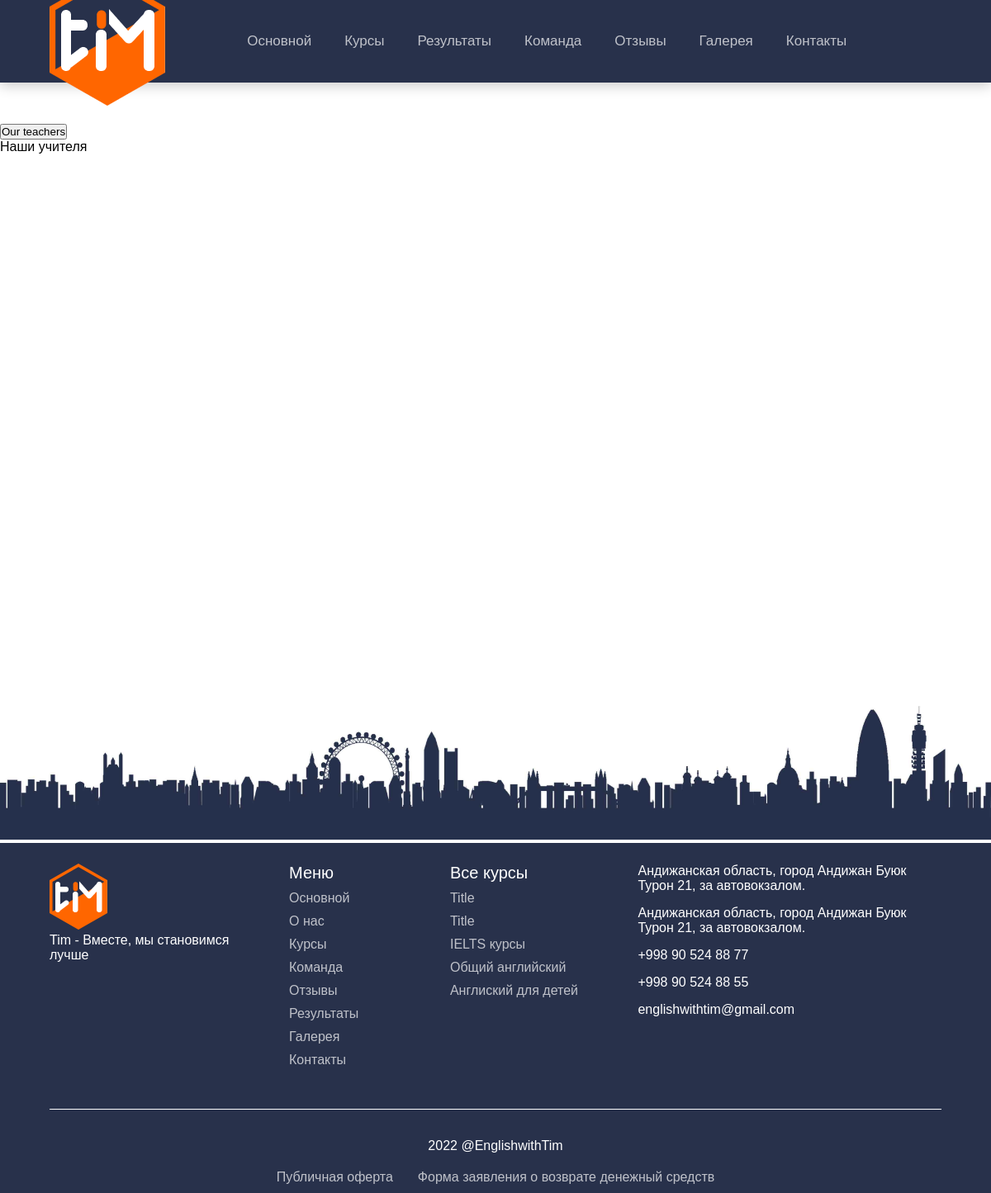
Screenshot of /teachers/ with the database file from the repository.
### main/models.py (models this page shows, shortened)
class Course(models.Model):
    course_name = models.CharField('Course name', max_length=255)
    about = models.TextField('About')
    course_details = models.TextField('Details', default="0")
    duration = models.CharField('Course Duration', default="1", max_length=255)
    courseType = models.CharField('CourseType', default="0", max_length=255)
    image = models.ImageField('Choose image main (format: jpg, jpeg, png)', upload_to='img/%y/%m/%d/')
    class Meta:
        ordering = ['-id']

class Settings(models.Model):
    address1 = models.CharField(max_length=255)
    address2 = models.CharField(max_length=255)
    phone1 = models.CharField(max_length=255)
    phone2 = models.CharField(max_length=255)
    email = models.CharField(max_length=255)
    tiktok = models.CharField('@Tiktok', max_length=255)
    instagram = models.CharField('@Instagram', max_length=255)
    telegram = models.CharField('@Telegram', max_length=255)

### main/views.py (the view)
# urls.py: path('teachers/', views.teachers, name='teachers'),
def teachers(req):
    teacher = Teacher.objects.all()
    context = {
        'teachers': teacher
    }
    return render(req, 'core/teachers.html', context)

### main/context_pro.py (called while the page is built)
def view_all(request):
    context = {
        "setting":Settings.objects.first(),
        "courses":Course.objects.all()
    }
    return context

### main/templates/core/teachers.html (shortened to what this page needs)
{% extends "core/home_wrapper.html" %} {% block content %}
<section id="teachers" class="dark">
  <div .container display="block">
    <button .btn.sm background="#28314B" color="#fff">
      <span>Our <span .marked>teachers</span></span>
    </button>
    <div .title>
      <span>Наши учителя</span>
    </div>
  </div>
</section>
{% endblock %}

### main/templates/core/home_wrapper.html (shortened to what this page needs)
{% load static %}
<!DOCTYPE html>
<html lang="en">
<head>
  <link rel="stylesheet" href="{% static  'assets/fonts/fontawesome/css/all.min.css' %}" />
  <link rel="stylesheet" href="{% static 'assets/css/splide.min.css' %}" />
  <link rel="stylesheet" href="{% static 'assets/css/style.css' %}" />
</head>
<body class="page">
  <header >
    <div class="nav container">
      <div class="img logo" marginTop="5px">
        <a href="/">
          <img src="{% static 'assets/media/logo/logo-light.png' %}" alt="English with Tim" width="70px" />
        </a>
      </div>
      <ul class="nav-links">
        <li><a href="/">Основной</a></li>
        <li><a href="/#courses">Курсы</a></li>
        <li><a href="/#results">Результаты</a></li>
        <li><a href="/#teachers">Команда</a></li>
        <li><a href="/#about-us">Отзывы</a></li>
        <li><a href="/#gallery">Галерея</a></li>
        <li><a href="/#contact">Контакты</a></li>
      </ul>
      <div class="burger" display="none">
        <span class="fas fa-bars" style="color: #fff;"></span>
      </div>
    </div>
  </header>
  {% block content %} {% endblock %}
  <footer marginTop="100px">
    <div class="footer-img" transform="translateY(11px)">
      <img src="{% static 'assets/media/images/footer.jpg' %}" width="100%" />
    </div>
    <section id="footer" paddingBottom="40px">
      <div class="container" style="border-bottom: 1px solid #fff; padding-bottom: 50px">
        <div class="row" style="display: flex; justify-content: space-between" display="flex"
          justifyContent="space-between">
          <div class="col" style="width: 250px" width="250px">
            <div class="logo img">
              <img src="{% static 'assets/media/logo/logo-light.png' %}" style="width: 70px" width="70px" alt="" />
            </div>
            <p fontSize="18px">
              Tim - Вместе, мы становимся лучше
            </p>
          </div>
          <div class="col" style="
                width: 350px;
                display: flex;
                justify-content: space-between;
              " width="350px">
            <ul style="margin-right: 50px">
              <li class="_title"><span>Меню</span></li>
              <li><a href="/">Основной</a></li>
              <li><a href="/#about-us">О нас</a></li>
              <li><a href="/#courses">Курсы</a></li>
              <li><a href="/#teachers">Команда</a></li>
              <li><a href="/#about-us">Отзывы</a></li>
              <li><a href="/#results">Результаты</a></li>
              <li><a href="/#gallery">Галерея</a></li>
              <li><a href="/#contact">Контакты</a></li>
            </ul>
            <ul id="coursesLink">
              <li class="_title">
                <span>Все курсы</span>
              </li>
             {% for course in courses%}
              <li>
                <a>{{course.course_name}}</a>
              </li>
             {% endfor %}
            </ul>
          </div>
          <div class="col" style=" width: 400px;">
            <p display="flex" style="display: flex">
              <span class="fas fa-location-dot"></span><span>{{ setting.address1 }}</span>
            </p>
            <p display="flex" style="display: flex">
              <span class="fas fa-location-dot"></span><span>{{ setting.address2 }}</span>
            </p>
            <p>
              <span class="fas fa-phone"></span><a href="tel:{{ setting.phone1 }}">{{ setting.phone1 }}</a>
            </p>
            <p>
              <span class="fas fa-phone" opacity="0"></span><a href="tel:{{ setting.phone2 }}">{{ setting.phone2 }}</a>
            </p>
            <p>
              <span class="fas fa-envelope"></span><a href="mailto:{{ setting.email }}">{{ setting.email }}</a>
            </p>
            <div style="display: flex;" class="icons">
              <a href="{{ setting.telegram }}">
                <div class="icon">
                  <span class="fa-brands fa-telegram"></span>
                </div>
              </a>
              <a href="{{ setting.instagram }}">
                <div class="icon">
                  <span class="fa-brands fa-instagram"></span>
                </div>
              </a>
              <a href="{{ setting.tiktok }}">
                <div class="icon">
                  <span class="fa-brands fa-tiktok"></span>
                </div>
              </a>
            </div>
          </div>
        </div>
      </div>
      <div style="display: flex; align-items: center; flex-direction: column; margin-top: 35px">
        <span>2022 <a href="mailto:{{ setting.email }}"
            style="color: #fff;text-decoration: none">@EnglishwithTim</a></span>
        <ul style="display: flex" class="licence">
          <li><a href="{% static 'LICENCE/Публичная_Оферта.pdf' %}" download="true">Публичная оферта</a></li>
          <li><a href="{% static 'LICENCE/Заявление_на_возврат_денег.pdf' %}" download="true">Форма заявления о возврате денежный средств</a></li>
        </ul>
      </div>
    </section>
  </footer>
</body>
</html>

### static/assets/css/style.css (style rules this page uses)
header { width: 100%; height: var(--s-header-height); box-shadow: var(--s-main-header-box-shadow); background: var(--s-offer-content-background) !important; position: relative; z-index: 10; }
header .nav-links { display: flex; position: relative; }
header .container { height: 100%; display: flex; align-items: center; justify-content: space-between; }
header .nav-links li { margin: 0 40px; height: 100%; }
header .nav-links li a { color: #fff !important; }
header .nav-links li a { text-decoration: none; color: #000; font-size: 17px; font-weight: 500; opacity: 0.7; transition: all 300ms; }
img { transition: all 350ms; }
#teachers { background: var(--s-offer-content-background); padding-top: 50px; color: #fff; padding-bottom: 50px; }
#teachers.dark { background: #fff; color: #000 !important; padding-bottom: 0 !important; }
#footer { background: var(--s-offer-content-background); padding-top: 25px; color: #fff; }
#footer ul li:not(:last-child) { margin-bottom: 10px; }
#footer li a { color: #fff; opacity: 0.7; text-decoration: none; position: relative; }
#footer li a::after { content: ""; position: absolute; width: 5px; height: 5px; border-radius: 50%; background: #fff; opacity: 0; left: -20px; top: calc(50% - 5px / 2); transition: 250ms; }
:is(#contact, #footer) p .fas { margin-right: 20px; }
:is(#footer, #contact) p a { color: #fff; text-decoration: none; transition: 200ms; }
:is(#footer, #contact) p { margin-bottom: 15px; }
#footer li._title span { font-size: 20px; color: #fff; }
:is(#footer, #contact) .icon { font-size: 18px; width: 30px; height: 30px; outline: 1px solid transparent; border-radius: 50%; display: flex; justify-content: center; align-items: center; cursor: pointer; transition: 250ms; }
:is(#footer, #contact) .icon:hover { outline: 1px solid gray; }
@media screen and (max-width: 1300px) { header .nav-links li { margin: 0 20px !important; } }

### static/assets/css/default.css (style rules this page uses)
* { margin: 0; padding: 0; box-sizing: border-box; font-family: "Gilroy", sans-serif; }
body, html { overflow-x: hidden; scroll-behavior: smooth; }
.container { width: 90%; max-width: 1700px !important; margin: 0 auto; position: relative; z-index: 2; }
.img img { width: 100%; height: 100%; }
.img { overflow: hidden; }
ul li { list-style: none; }
img { transition: all 350ms; }
.burger { cursor: pointer; font-size: 20px; }
.row { width: 100%; display: flex; }
:is(main, header, footer)>.container { height: 100%; }
:is(.container, main)::after { content: attr(data-background-title); position: absolute; top: -50px; left: -15px; font-size: 212px; color: #1a1a1a; font-weight: bold; z-index: -1; opacity: 0.05; animation: movee 35s linear infinite; }
section { background: var(--s-main-background); }

### static/assets/css/root.css (style rules this page uses)
:root { --s-main-background: linear-gradient(90.59deg, #F7F7F7 60.85%, rgba(247, 247, 247, 0.869574) 73.51%, rgba(247, 247, 247, 0.682372) 79.04%, rgba(247, 247, 247, 0) 99.47%); --s-main-color: #FF6600; --s-profile-online-color: #0DF078; --s-offer-content-background: #28314B; --s-offer-content-offer-background: #3E465D; --s-cards-box-shadow: 0px 4px 15px rgba(0, 0, 0, 0.1); --s-main-header-box-shadow: 0px 4px 15px rgba(0, 0, 0, 0.2); --s-background-texts-color: #1A1A1A; --s-background-texts-opacity: 0.05; --s-header-height: 100px; --s-splide-arrow-color: #fff; }

### main/templates/core/home_wrapper.html (style rules this page uses)
.icons a { color:#fff;text-decoration:none }
.icons a:not(:last-child) { margin-right:10px }
.licence { margin-top:20px }
.licence li { margin:0 15px }

### rows the page displays
Course: course_name "Title"
Course: course_name "Title"
Course: course_name "IELTS курсы"
Course: course_name "Общий английский"
Course: course_name "Англиский для детей"
Settings: address1 "Андижанская область, город Андижан Буюк Турон 21, за автовокзалом.", address2 "Андижанская область, город Андижан Буюк Турон 21, за автовокзалом.", phone1 "+998 90 524 88 77", phone2 "+998 90 524 88 55", email "englishwithtim@gmail.com"
